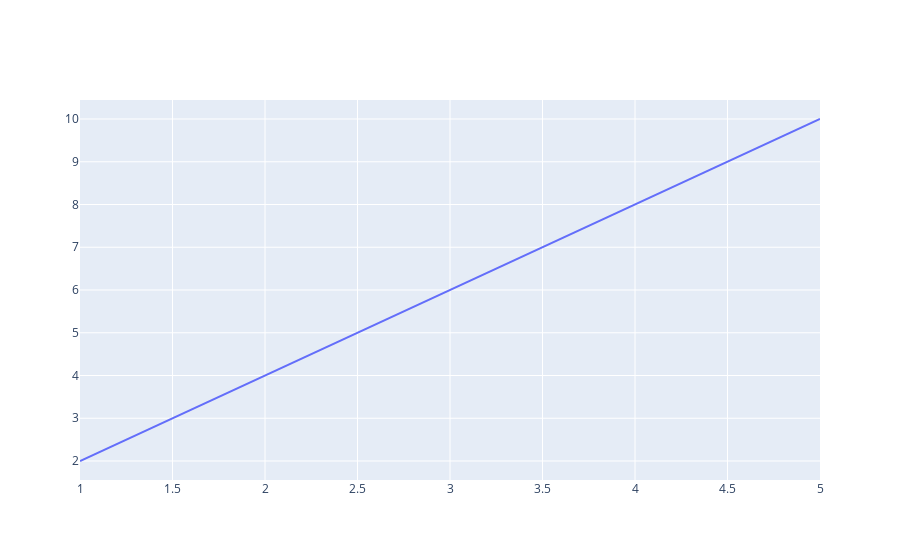

The notebook cell saved with this chart:
### Code cell
# - Line Chart:
# Data
x = [1, 2, 3, 4, 5]
y = [2, 4, 6, 8, 10]

fig = go.Figure(data=go.Scatter(x=x, y=y, mode='lines'))
fig.show()

# Plotly offers numerous customization options to create interactive plots, such as adding hover tooltips, annotations, zooming, panning, etc.

### Figure 1 — Plotly figure (JSON) as saved in the notebook; plotly's stock layout.template omitted (floating-point values rounded to 4 significant figures)
{"data": [{"mode": "lines", "type": "scatter", "x": [1, 2, 3, 4, 5], "y": [2, 4, 6, 8, 10]}], "layout": {}}
